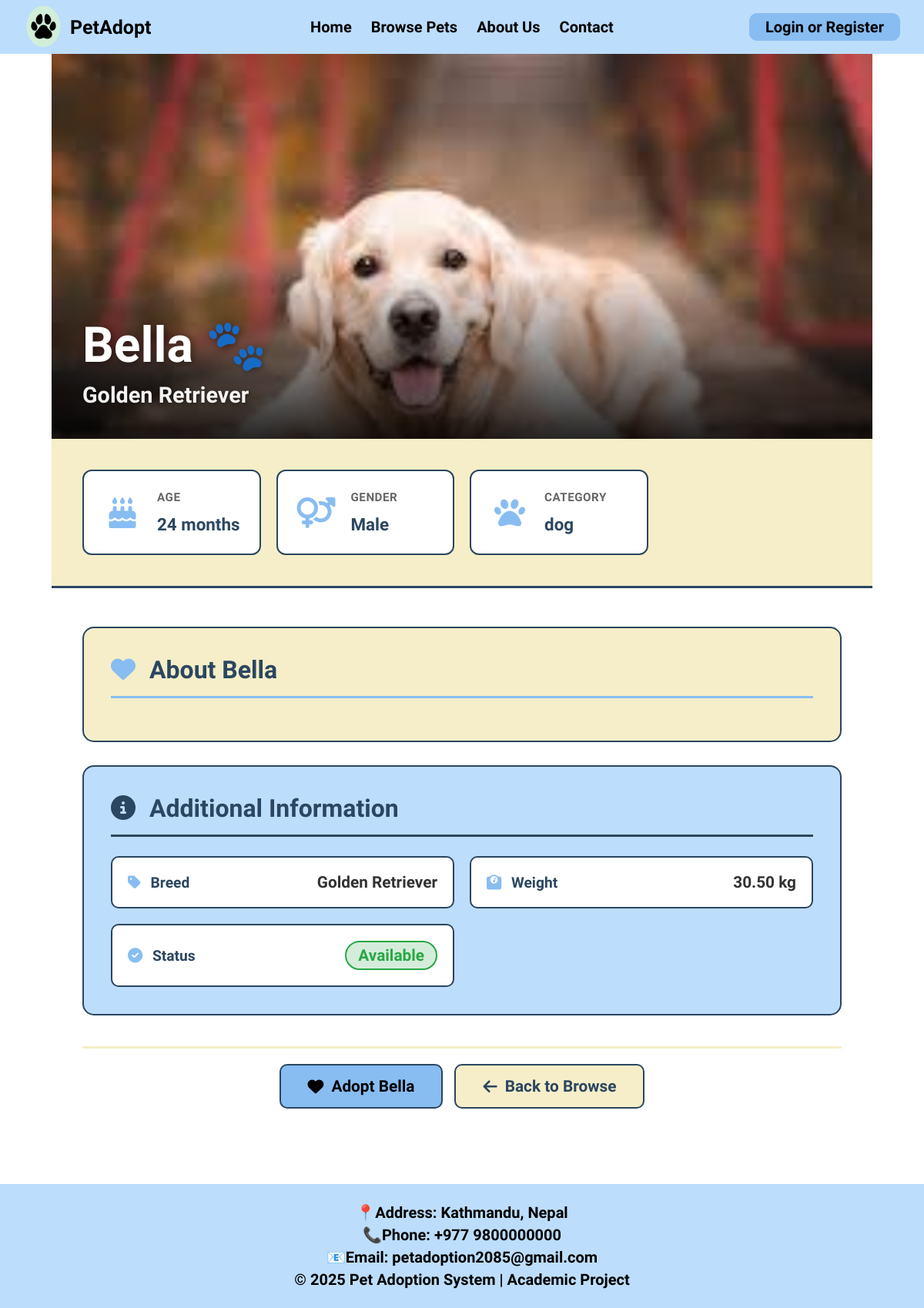
The page /pet-details.php?id=1 on the database as committed earlier.
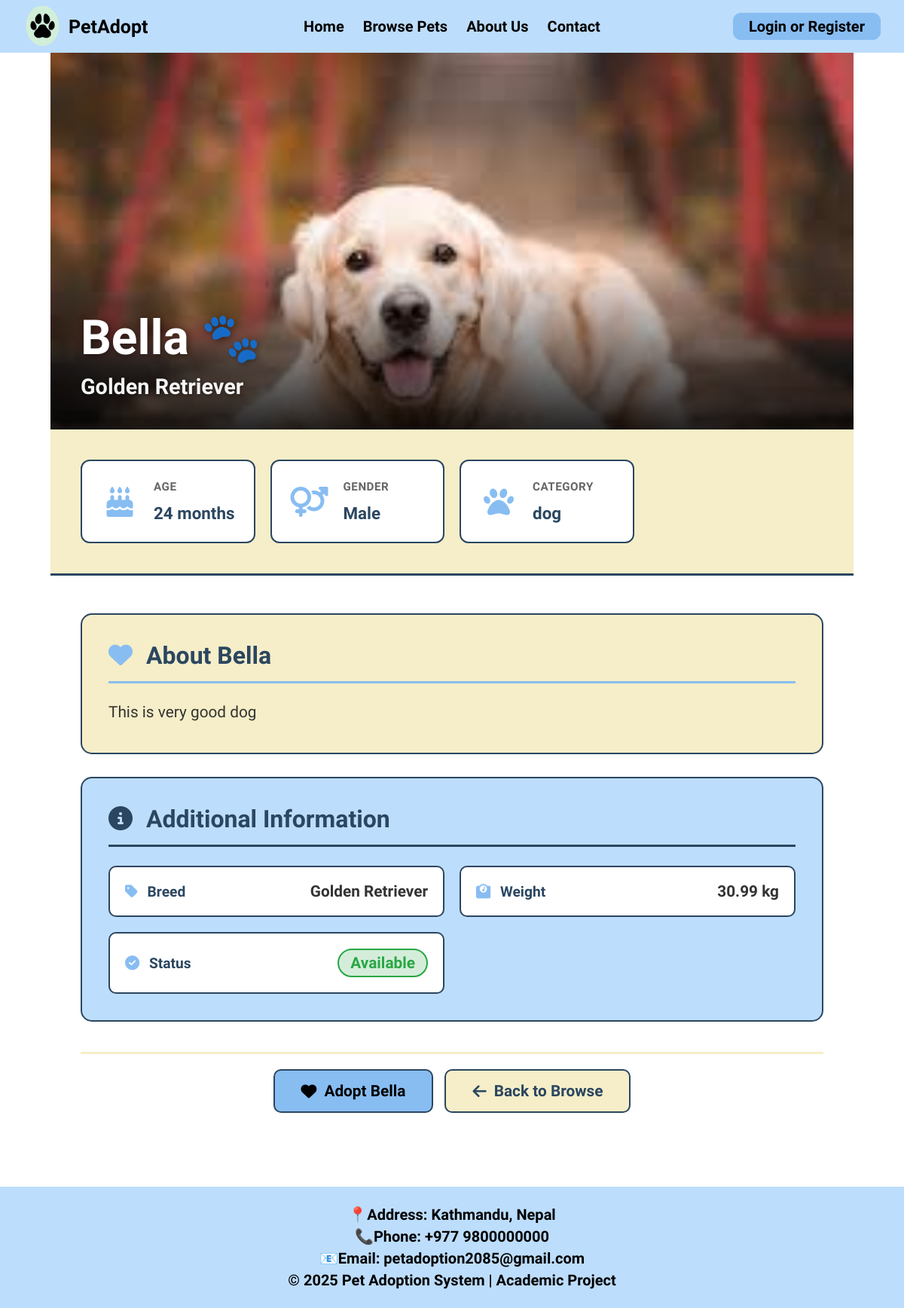
The same page on the database as committed later.
### tables this page shows
CREATE TABLE `pets` (
  `id` int(11) NOT NULL AUTO_INCREMENT,
  `name` varchar(255) NOT NULL,
  `age` int(11) NOT NULL,
  `gender` enum('Male','Female') NOT NULL,
  `breed` varchar(255) NOT NULL,
  `price` varchar(255) NOT NULL,
  `status` enum('available','adopted') NOT NULL DEFAULT 'available',
  `image` varchar(255) NOT NULL,
  `category` enum('dog','cat','rabbit') NOT NULL,
  `description` text NOT NULL,
  `weight` varchar(10) DEFAULT NULL,
  PRIMARY KEY (`id`)
);

### pet-details.php (the view, shortened to what this page needs)
<?php
include("navbar.php");
$pet_id = intval($_GET['id']);
$stmt = $con->prepare("SELECT * FROM pets WHERE id = ?");
$stmt->bind_param("i", $pet_id);
$stmt->execute();
$result = $stmt->get_result();
$pet = $result->fetch_assoc();
?>
<!DOCTYPE html>
<html>
<head>
    <link rel="stylesheet" href="assets/css/style.css">
    <link rel="stylesheet" href="https://cdnjs.cloudflare.com/ajax/libs/font-awesome/6.5.0/css/all.min.css">
</head>
<body>
    <div class="pet-details-wrapper">
        <div class="pet-hero-section">
            <img src="assets/images/<?php echo $pet['image'] ?? 'default_pet.jpg'; ?>" alt="<?php echo htmlspecialchars($pet['name']); ?>">
            <div class="pet-hero-overlay">
                <h1><?php echo htmlspecialchars($pet['name']); ?> 🐾</h1>
                <p class="pet-breed"><?php echo htmlspecialchars($pet['breed']); ?></p>
            </div>
        </div>
        <div class="pet-quick-info">
            <div class="quick-info-card">
                <i class="fas fa-birthday-cake"></i>
                <div class="quick-info-content">
                    <span class="info-label">Age</span>
                    <span class="info-value"><?php echo htmlspecialchars($pet['age']); ?> months</span>
                </div>
            </div>
            <div class="quick-info-card">
                <i class="fas fa-venus-mars"></i>
                <div class="quick-info-content">
                    <span class="info-label">Gender</span>
                    <span class="info-value"><?php echo htmlspecialchars($pet['gender']); ?></span>
                </div>
            </div>
            <div class="quick-info-card">
                <i class="fas fa-paw"></i>
                <div class="quick-info-content">
                    <span class="info-label">Category</span>
                    <span class="info-value"><?php echo htmlspecialchars($pet['category']); ?></span>
                </div>
            </div>
        </div>
        <div class="pet-details-content">
            <div class="details-main">
                <div class="about-section">
                    <h2><i class="fas fa-heart"></i> About <?php echo htmlspecialchars($pet['name']); ?></h2>
                    <p><?php echo nl2br(htmlspecialchars($pet['description'])); ?></p>
                </div>
                <div class="additional-info-section">
                    <h2><i class="fas fa-info-circle"></i> Additional Information</h2>
                    <div class="info-grid-details">
                        <div class="info-detail-item">
                            <span class="detail-label"><i class="fas fa-tag"></i> Breed</span>
                            <span class="detail-value"><?php echo htmlspecialchars($pet['breed']); ?></span>
                        </div>
                        <div class="info-detail-item">
                            <span class="detail-label"><i class="fas fa-weight"></i> Weight</span>
                            <span class="detail-value"><?php echo htmlspecialchars($pet['weight'] ?? 'N/A'); ?> kg</span>
                        </div>
                        <div class="info-detail-item">
                            <span class="detail-label"><i class="fas fa-check-circle"></i> Status</span>
                            <span class="detail-value status-<?php echo strtolower($pet['status']); ?>">
                                <?php echo ucfirst(htmlspecialchars($pet['status'])); ?>
                            </span>
                        </div>
                    </div>
                </div>
            </div>
            <div class="pet-actions">
                <?php
                if ($pet['status'] == 'available') {
                    if (isset($_SESSION['id'])) {
                ?>
                    <a href="adoptionRequest.php?pet_id=<?php echo $pet['id']; ?>" class="btn-adopt-pet">
                        <i class="fas fa-heart"></i> Adopt <?php echo htmlspecialchars($pet['name']); ?>
                    </a>
                <?php
                    } else {
                ?>
                    <a href="login.php?pet_id=<?php echo $pet['id']; ?>" class="btn-adopt-pet">
                        <i class="fas fa-heart"></i> Adopt <?php echo htmlspecialchars($pet['name']); ?>
                    </a>
                <?php
                    }
                } else {
                ?>
                    <button class="btn-adopt-pet btn-disabled" disabled>
                        <i class="fas fa-ban"></i> Not Available
                    </button>
                <?php
                }
                ?>
                <a href="browsePets.php" class="btn-back-browse">
                    <i class="fas fa-arrow-left"></i> Back to Browse
                </a>
            </div>
        </div>
    </div>
</body>
<?php include("footer.php"); ?>
</html>

Rows that differ between the two databases and show on the page:
changed pets "Bella": description (not shown) → "This is very good dog"; weight "30.50" → "30.99"
